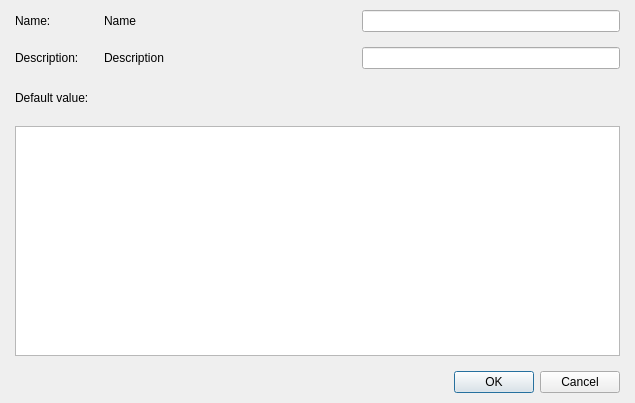
<?xml version="1.0" encoding="UTF-8"?>
<ui version="4.0">
 <class>DialogSystemPluginParameter</class>
 <widget class="QDialog" name="DialogSystemPluginParameter">
  <property name="geometry">
   <rect>
    <x>0</x>
    <y>0</y>
    <width>635</width>
    <height>403</height>
   </rect>
  </property>
  <property name="windowTitle">
   <string>Dialog</string>
  </property>
  <layout class="QGridLayout" name="gridLayout_2">
   <property name="leftMargin">
    <number>15</number>
   </property>
   <property name="topMargin">
    <number>10</number>
   </property>
   <property name="rightMargin">
    <number>15</number>
   </property>
   <property name="bottomMargin">
    <number>10</number>
   </property>
   <item row="0" column="0">
    <layout class="QVBoxLayout" name="verticalLayout" stretch="1,0">
     <property name="spacing">
      <number>15</number>
     </property>
     <item>
      <layout class="QGridLayout" name="gridLayout">
       <item row="0" column="0">
        <widget class="QLabel" name="labelName">
         <property name="text">
          <string>Name:</string>
         </property>
        </widget>
       </item>
       <item row="1" column="0">
        <widget class="QLabel" name="labelDescription">
         <property name="text">
          <string>Description:</string>
         </property>
        </widget>
       </item>
       <item row="2" column="0">
        <widget class="QLabel" name="labelDefaultValue">
         <property name="text">
          <string>Default value:</string>
         </property>
        </widget>
       </item>
       <item row="1" column="1">
        <layout class="QHBoxLayout" name="horizontalLayout_2" stretch="1,1">
         <property name="spacing">
          <number>0</number>
         </property>
         <item>
          <widget class="QLabel" name="labelDescriptionValue">
           <property name="text">
            <string>Description</string>
           </property>
           <property name="wordWrap">
            <bool>true</bool>
           </property>
          </widget>
         </item>
         <item>
          <widget class="QLineEdit" name="lineEditDescription"/>
         </item>
        </layout>
       </item>
       <item row="2" column="1">
        <widget class="PanelPrimitiveValue" name="panelPrimitiveDefaultValue" native="true">
         <property name="minimumSize">
          <size>
           <width>500</width>
           <height>27</height>
          </size>
         </property>
         <property name="maximumSize">
          <size>
           <width>500</width>
           <height>27</height>
          </size>
         </property>
        </widget>
       </item>
       <item row="0" column="1">
        <layout class="QHBoxLayout" name="horizontalLayout" stretch="1,1">
         <property name="spacing">
          <number>0</number>
         </property>
         <item>
          <widget class="QLabel" name="labelNameValue">
           <property name="text">
            <string>Name</string>
           </property>
          </widget>
         </item>
         <item>
          <widget class="QLineEdit" name="lineEditName"/>
         </item>
        </layout>
       </item>
       <item row="3" column="0" colspan="2">
        <widget class="WidgetTreeStructure" name="treeView">
         <attribute name="headerVisible">
          <bool>false</bool>
         </attribute>
        </widget>
       </item>
      </layout>
     </item>
     <item>
      <widget class="QDialogButtonBox" name="buttonBox">
       <property name="orientation">
        <enum>Qt::Horizontal</enum>
       </property>
       <property name="standardButtons">
        <set>QDialogButtonBox::Cancel|QDialogButtonBox::Ok</set>
       </property>
      </widget>
     </item>
    </layout>
   </item>
  </layout>
 </widget>
 <customwidgets>
  <customwidget>
   <class>PanelPrimitiveValue</class>
   <extends>QWidget</extends>
   <header>panelprimitivevalue.h</header>
   <container>1</container>
  </customwidget>
  <customwidget>
   <class>WidgetTreeStructure</class>
   <extends>QTreeView</extends>
   <header>widgettreestructure.h</header>
  </customwidget>
 </customwidgets>
 <resources/>
 <connections>
  <connection>
   <sender>buttonBox</sender>
   <signal>accepted()</signal>
   <receiver>DialogSystemPluginParameter</receiver>
   <slot>accept()</slot>
   <hints>
    <hint type="sourcelabel">
     <x>248</x>
     <y>254</y>
    </hint>
    <hint type="destinationlabel">
     <x>157</x>
     <y>274</y>
    </hint>
   </hints>
  </connection>
  <connection>
   <sender>buttonBox</sender>
   <signal>rejected()</signal>
   <receiver>DialogSystemPluginParameter</receiver>
   <slot>reject()</slot>
   <hints>
    <hint type="sourcelabel">
     <x>316</x>
     <y>260</y>
    </hint>
    <hint type="destinationlabel">
     <x>286</x>
     <y>274</y>
    </hint>
   </hints>
  </connection>
 </connections>
</ui>
